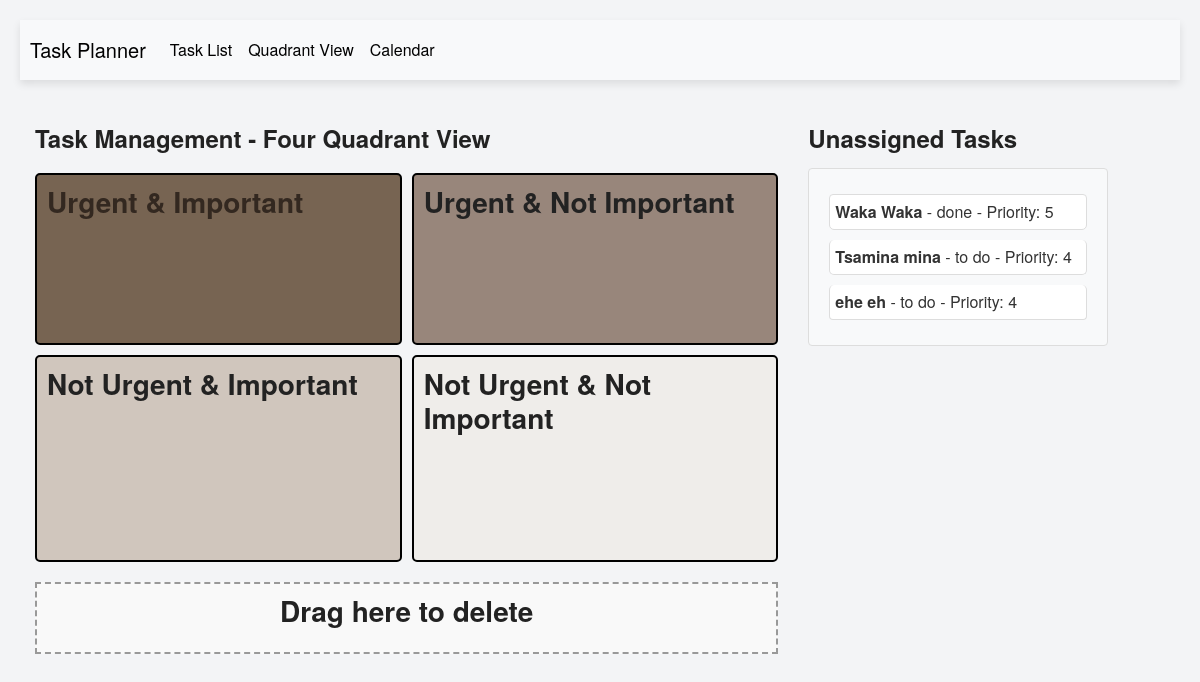
The app's page /quadrant_view, older data.
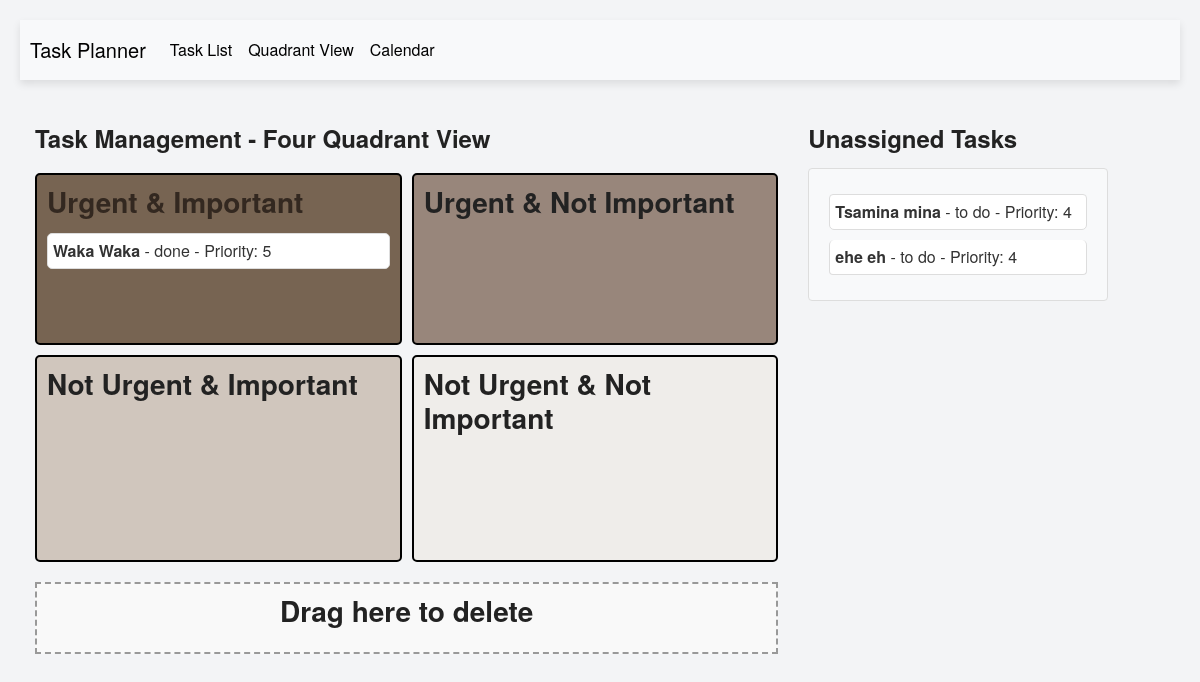
The same page, newer data.
### app/models.py (models this page shows, shortened)
class Task(db.Model):
    __tablename__ = 'task'
    id = db.Column(db.Integer, primary_key=True)
    title = db.Column(db.String(100), nullable=False)  # Task title (required)
    description = db.Column(db.String(500))  # Optional description
    due_date = db.Column(db.DateTime, nullable=True)  # Optional due date
    estimated_time = db.Column(db.Integer, nullable=True)  # Optional duration in minutes
    priority = db.Column(db.Integer, CheckConstraint('priority BETWEEN 1 AND 5'), nullable=True)  # 1 to 5
    status = db.Column(db.Enum("to do", "doing", "done"), default="to do", nullable=False)  # Default: 'to do'
    reminder = db.Column(db.DateTime, nullable=True)  # Optional reminder time
    created_at = db.Column(db.DateTime, default=datetime.utcnow)  # Created timestamp
    updated_at = db.Column(db.DateTime, onupdate=datetime.utcnow)  # Updated timestamp
    user_id = db.Column(db.Integer, db.ForeignKey('user.id'))  # Foreign key to User
    user = db.relationship('User', back_populates='tasks')  # Relationship to User
    quadrant = db.Column(db.String(50), nullable=True)
    calendar_date = db.Column(db.Date, nullable=True)  # Specific date for the task
    start_time = db.Column(db.Time, nullable=True)  # Start time on the calendar
    duration_minutes = db.Column(db.Integer, nullable=True)  # Duration in minutes
    assigned_day = db.Column(db.Integer, nullable=True)  # Day of the week (0 for Monday, 6 for Sunday)
    assigned_hour = db.Column(db.Integer, nullable=True)  # Hour of the day (0 to 23)

### app/routes.py (the view)
@main.route('/quadrant_view')
def quadrant_view():
    unassigned_tasks = Task.query.filter_by(quadrant=None).all()
    urgent_important_tasks = Task.query.filter_by(quadrant='urgent-important').all()
    urgent_not_important_tasks = Task.query.filter_by(quadrant='urgent-not-important').all()
    not_urgent_important_tasks = Task.query.filter_by(quadrant='not-urgent-important').all()
    not_urgent_not_important_tasks = Task.query.filter_by(quadrant='not-urgent-not-important').all()
    return render_template('quadrant_view.html',
                           unassigned_tasks=unassigned_tasks,
                           urgent_important_tasks=urgent_important_tasks,
                           urgent_not_important_tasks=urgent_not_important_tasks,
                           not_urgent_important_tasks=not_urgent_important_tasks,
                           not_urgent_not_important_tasks=not_urgent_not_important_tasks)

### app/templates/quadrant_view.html (shortened to what this page needs)
{% extends 'layout.html' %}
{% block main %}
<div class="row">
    <div class="col-md-8">
        <h2>Task Management - Four Quadrant View</h2>
        <div class="quadrant-container">
            <div class="quadrant urgent-important" id="urgent-important">
                <h3>Urgent & Important</h3>
                <div class="task-list" id="urgent-important-list">
                    {% for task in urgent_important_tasks %}
                        <div class="task-item" draggable="true" data-task-id="{{ task.id }}">
                            <strong>{{ task.title }}</strong> - {{ task.status }} - Priority: {{ task.priority }}
                        </div>
                    {% endfor %}
                </div>
            </div>
            <div class="quadrant urgent-not-important" id="urgent-not-important">
                <h3>Urgent & Not Important</h3>
                <div class="task-list" id="urgent-not-important-list">
                </div>
            </div>
            <div class="quadrant not-urgent-important" id="not-urgent-important">
                <h3>Not Urgent & Important</h3>
                <div class="task-list" id="not-urgent-important-list">
                </div>
            </div>
            <div class="quadrant not-urgent-not-important" id="not-urgent-not-important">
                <h3>Not Urgent & Not Important</h3>
                <div class="task-list" id="not-urgent-not-important-list">
                </div>
            </div>
        </div>
        <div class="deletion-zone" id="deletion-zone">
            <h3>Drag here to delete</h3>
        </div>
    </div>
    <div class="col-md-4">
        <h2>Unassigned Tasks</h2>
        <ul class="list-group task-list-container" id="unassigned-task-list">
            {% for task in unassigned_tasks %}
            <li class="list-group-item task-item" draggable="true" data-task-id="{{ task.id }}">
                <strong>{{ task.title }}</strong> - {{ task.status }} - Priority: {{ task.priority }}
            </li>
            {% endfor %}
        </ul>
    </div>
</div>
{% endblock %}

### app/templates/layout.html (shortened to what this page needs)
<!DOCTYPE html>
<html lang="en">
<head>
    <link rel="stylesheet" href="https://maxcdn.bootstrapcdn.com/bootstrap/4.5.2/css/bootstrap.min.css">
    <link rel="stylesheet" href="{{ url_for('static', filename='css/styles.css') }}">
</head>
<body>
    <nav class="navbar navbar-expand-lg navbar-light bg-light">
        <a class="navbar-brand" href="{{ url_for('main.index') }}">Task Planner</a>
        <div class="collapse navbar-collapse" id="navbarNav">
            <ul class="navbar-nav">
                <li class="nav-item">
                    <a class="nav-link" href="{{ url_for('main.index') }}">Task List</a>
                </li>
                <li class="nav-item">
                    <a class="nav-link" href="{{ url_for('main.quadrant_view') }}">Quadrant View</a>
                </li>
                <li class="nav-item">
                    <a class="nav-link" href="{{ url_for('main.calendar_view') }}">Calendar</a>
                </li>
            </ul>
        </div>
    </nav>
    <div class="container mt-4">
        {% block main %}{% endblock %}
    </div>
</body>
</html>

### app/static/css/styles.css (style rules this page uses)
body { font-family: 'Helvetica Neue', Arial, sans-serif; background-color: #f3f4f6; color: #333; margin: 0; padding: 20px; }
h1, h2, h3 { font-weight: 600; color: #222; margin-bottom: 15px; }
h2 { font-size: 1.5em; margin-top: 20px; }
.navbar { background-color: #0056b3; padding: 10px; box-shadow: 0 4px 8px rgba(0, 0, 0, 0.1); }
.navbar-brand, .navbar-nav .nav-link { color: #000000 !important; font-weight: 500; }
.container { max-width: 1200px; margin: auto; }
.task-list-container { width: 300px; padding: 20px; background: #f8f9fa; border: 1px solid #ddd; border-radius: 4px; }
.task-item { padding: 10px; margin: 5px 0; background: white; border: 1px solid #ddd; border-radius: 4px; cursor: move; }
.quadrant-container { display: grid; grid-template-columns: 1fr 1fr; gap: 10px; margin-top: 20px; }
.quadrant { border: 2px solid #000; padding: 10px; border-radius: 5px; min-height: 150px; }
.urgent-important { background-color: #776452; }
.urgent-important h3 { color: #332820 ; }
.urgent-not-important { border-color: black; background-color: #98867B; }
.urgent-not-important h3 { color: 332820 ; }
.not-urgent-important { border-color: black; background-color: #D0C6BD; }
.not-urgent-important h3 { color: 332820 ; }
.not-urgent-not-important { border-color: black; background-color: #EFEDEA; }
.not-urgent-not-important h3 { color: 332820 ; }
.deletion-zone { margin-top: 20px; padding: 10px; border: 2px dashed #999; text-align: center; background-color: #f9f9f9; }
.task-list { min-height: 100px; }
.task-item { padding: 5px; margin: 5px 0; background-color: #fff; border: 1px solid #ddd; border-radius: 5px; cursor: move; }

Row changes from the older to the newer data that the page shows:
changed Task "Waka Waka": moves from the list under "Unassigned Tasks" to the list under "Urgent & Important"
